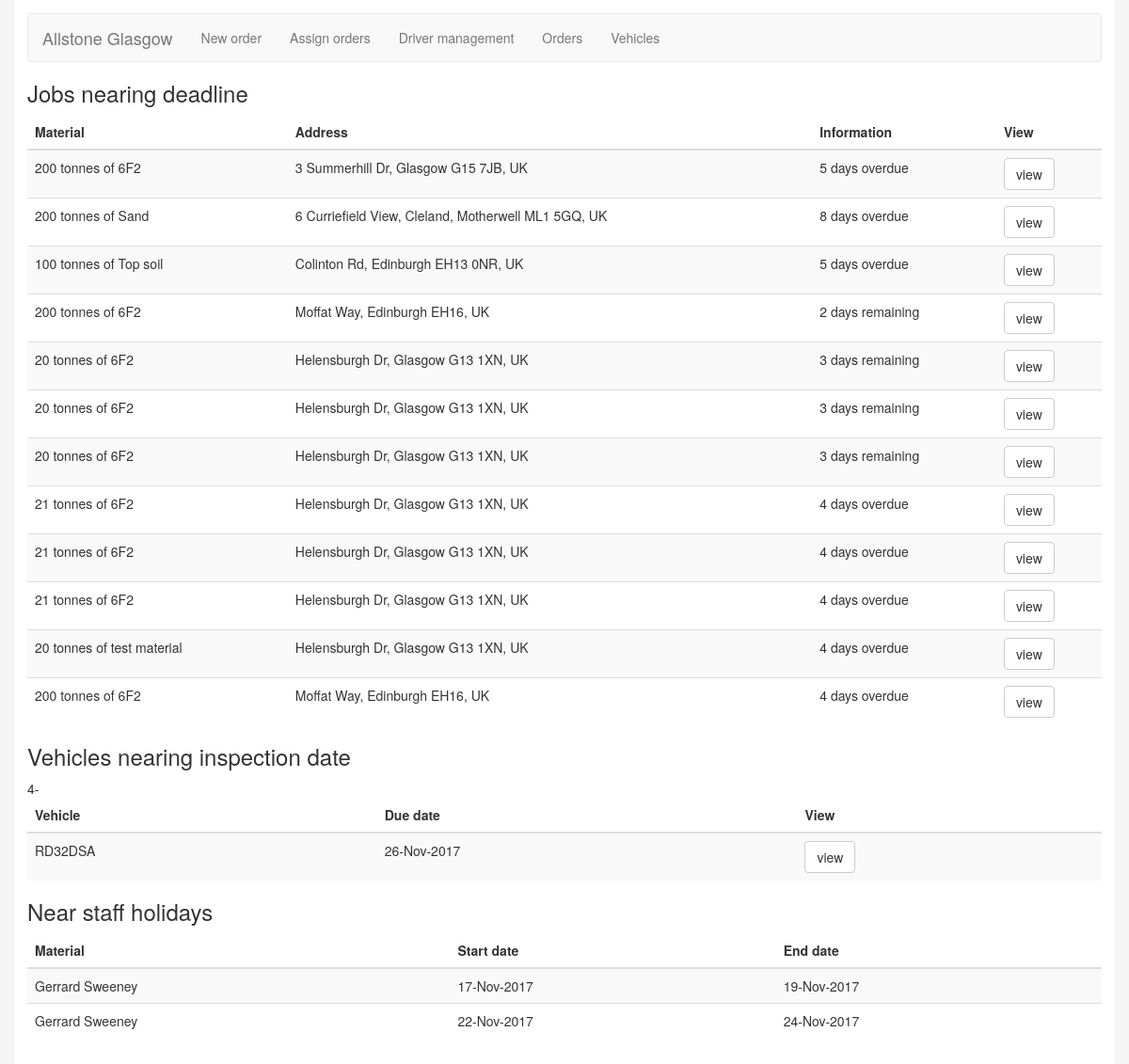
The page / on the database its author committed.
### tables this page shows
CREATE TABLE `site` (
  `CODE` int(11) NOT NULL,
  `is_depot` int(1) NOT NULL DEFAULT '0',
  `ADDRESS` varchar(255) NOT NULL,
  `Coordinates` varchar(50) NOT NULL,
  `contract_id` int(11) DEFAULT NULL,
  `collection_flag` int(11) NOT NULL,
  `site_open` time NOT NULL DEFAULT '08:00:00',
  `site_close` time NOT NULL DEFAULT '17:00:00'
);

CREATE TABLE `required_material` (
  `CODE` int(11) NOT NULL,
  `Contract_CODE` int(11) NOT NULL,
  `Material_CODE` int(11) NOT NULL,
  `Quantity` int(11) DEFAULT NULL
);

CREATE TABLE `material` (
  `CODE` int(11) NOT NULL,
  `Name` varchar(45) DEFAULT NULL,
  `Description` varchar(255) DEFAULT NULL
);

CREATE TABLE `employee` (
  `CODE` int(11) NOT NULL,
  `FIRST_NAME` varchar(45) NOT NULL,
  `LAST_NAME` varchar(45) NOT NULL,
  `ENTRY_DATE` datetime NOT NULL DEFAULT CURRENT_TIMESTAMP
);

CREATE TABLE `holiday` (
  `code` int(10) NOT NULL,
  `employee` int(10) NOT NULL,
  `start_date` date NOT NULL,
  `end_date` date NOT NULL,
  `active` int(1) NOT NULL DEFAULT '0',
  `comments` varchar(1024) NOT NULL
);

### index.php (the view, shortened to what this page needs)
<!DOCTYPE html>
<html lang="en">
<head>
  <link rel="stylesheet" href="https://maxcdn.bootstrapcdn.com/bootstrap/3.3.7/css/bootstrap.min.css">
   <link rel="stylesheet" href="styles/style.css">
</head>
	<body>
		<div class="container">
		<nav class="navbar navbar-default">
		  <div class="container-fluid">
			<div class="navbar-header">
			  <a class="navbar-brand" href="#">Allstone Glasgow</a>
			</div>
			<ul class="nav navbar-nav">
			  <li><a href="neworderdrop.php">New order</a></li>
			  <li><a href="scheduleDriver.php">Assign orders</a></li>
			  <li><a href="holidaymanagement.php">Driver management</a></li>
			  <li><a href="viewOrders.php">Orders</a></li>
			   <li><a href="vehicleManagement.php">Vehicles</a></li>
			</ul>
		  </div>
		</nav>
		<div id="alerts">
			<div id="jobs">
			<table class='table table-striped'>
				<thead>
				  <tr>
					<th>Material</th>
					<th>Address</th>
					<th>Information</th>
					<th>View</th>
				</tr>
				</thead><tbody>
				<h3>Jobs nearing deadline</h3>
				<?php
					require_once("scripts/dbconnection.php");
					$sql = "select s.address,s.contract_id, c.end_date,datediff(c.end_date,curdate()) as \"diff\", m.name,rm.quantity from site s, contract
					c, required_material rm, material m where c.code = s.contract_id and datediff(c.end_date,curdate()) <  5 and rm.material_code = m.code and rm.contract_code = c.code";
									$result = $conn->query($sql);
				if ($result->num_rows > 0) {
					while($row = $result->fetch_assoc()) {
						echo "<tr>";
						echo "<td>".$row["quantity"]." tonnes of ".$row["name"]."</td>";
						echo "<td>".$row["address"]."</td>";
						if($row["diff"]<0){
							echo "<td>".$row["diff"]*-1 ." days overdue</td>";
						}else{
							echo "<td>".$row["diff"]." days remaining</td>";
						}
						echo "<td><a type='button' class='form-group btn btn-default' href='ordertracking.php?ID=".$row["contract_id"]."'>view</a></td>";
						echo "</tr>";
					}
				}
				?>
				</tbody>
				</table>
			</div>
			<div id="vehicles">
					<table class='table table-striped'>
				<thead>
				  <tr>
					<th>Vehicle</th>
					<th>Due date</th>
					<th>View</th>
				</tr>
				</thead><tbody>
				<h3>Vehicles nearing inspection date</h3>
				<?php
					require_once("scripts/dbconnection.php");
					$sql = "select v.registration,DATE_ADD(max(i.inspection_date), INTERVAL +6 WEEK) as \"duedate\" from inspection i, vehicle v where v.code = i.vehicle group by vehicle";
					$result = $conn->query($sql);
				if ($result->num_rows > 0) {
					while($row = $result->fetch_assoc()) {
						$date1 = $row["duedate"];
						$date2 = date("Y/m/d");
						$date1Timestamp = strtotime($date1);
						$date2Timestamp = strtotime($date2);
						$difference = $date1Timestamp - $date2Timestamp;
						$days = floor($difference / (60*60*24) );
						if($days<5){
							echo "<tr>";
							echo "<td>".$row["registration"]."</td>";
							echo "<td>". date("d-M-Y", strtotime($row["duedate"]))."</td>";
							echo "<td><a type='button' class='form-group btn btn-default' href='vehiclemanagement.php'>view</a></td>";
							echo "</tr>";
						}
					}
				}
				?>
				</tbody>
				</table>
			</div>
			<div id="staff">
			<table class='table table-striped'>
				<thead>
				  <tr>
					<th>Material</th>
					<th>Start date</th>
					<th>End date</th>
				</tr>
				</thead><tbody>
				<h3>Near staff holidays</h3>
				<?php
					require_once("scripts/dbconnection.php");
					$sql = "select e.first_name, e.last_name, h.start_date,h.end_date from employee e, holiday h where h.employee = e.code and
					start_date < curdate()+5";
					$result = $conn->query($sql);
				if ($result->num_rows > 0) {
					while($row = $result->fetch_assoc()) {
						echo "<tr>";
						echo "<td>".$row["first_name"]." ".$row["last_name"]."</td>";
						echo "<td>".date("d-M-Y", strtotime($row["start_date"]))."</td>";
						echo "<td>".date("d-M-Y", strtotime($row["end_date"]))."</td>";
						echo "</tr>";
					}
				}
				?>
				</tbody>
				</table>
			</div>
		</div>
	</body>
</html>

### styles/style.css (style rules this page uses)
body { background-color: #F5F5F5; }
.container { background-color:white;padding:1em; }

### rows shown on the page
site: required_material.Quantity "200", material.Name "6F2", ADDRESS "3 Summerhill Dr, Glasgow G15 7JB, UK", diff "5"
site: required_material.Quantity "200", material.Name "Sand", ADDRESS "6 Curriefield View, Cleland, Motherwell ML1 5GQ, UK", diff "8"
site: required_material.Quantity "100", material.Name "Top soil", ADDRESS "Colinton Rd, Edinburgh EH13 0NR, UK", diff "5"
site: required_material.Quantity "200", material.Name "6F2", ADDRESS "Moffat Way, Edinburgh EH16, UK", diff "2"
site: required_material.Quantity "20", material.Name "6F2", ADDRESS "Helensburgh Dr, Glasgow G13 1XN, UK", diff "3"
site: required_material.Quantity "20", material.Name "6F2", ADDRESS "Helensburgh Dr, Glasgow G13 1XN, UK", diff "3"
site: required_material.Quantity "20", material.Name "6F2", ADDRESS "Helensburgh Dr, Glasgow G13 1XN, UK", diff "3"
site: required_material.Quantity "21", material.Name "6F2", ADDRESS "Helensburgh Dr, Glasgow G13 1XN, UK", diff "4"
site: required_material.Quantity "21", material.Name "6F2", ADDRESS "Helensburgh Dr, Glasgow G13 1XN, UK", diff "4"
site: required_material.Quantity "21", material.Name "6F2", ADDRESS "Helensburgh Dr, Glasgow G13 1XN, UK", diff "4"
site: required_material.Quantity "20", material.Name "test material", ADDRESS "Helensburgh Dr, Glasgow G13 1XN, UK", diff "4"
site: required_material.Quantity "200", material.Name "6F2", ADDRESS "Moffat Way, Edinburgh EH16, UK", diff "4"
employee: FIRST_NAME "Gerrard", LAST_NAME "Sweeney", holiday.start_date "17-Nov-2017", holiday.end_date "19-Nov-2017", holiday.start_date "22-Nov-2017", holiday.end_date "24-Nov-2017"

### other values the page prints
$row["registration"] "RD32DSA"
date("d-M-Y", strtotime($row["duedate"])) "26-Nov-2017"
